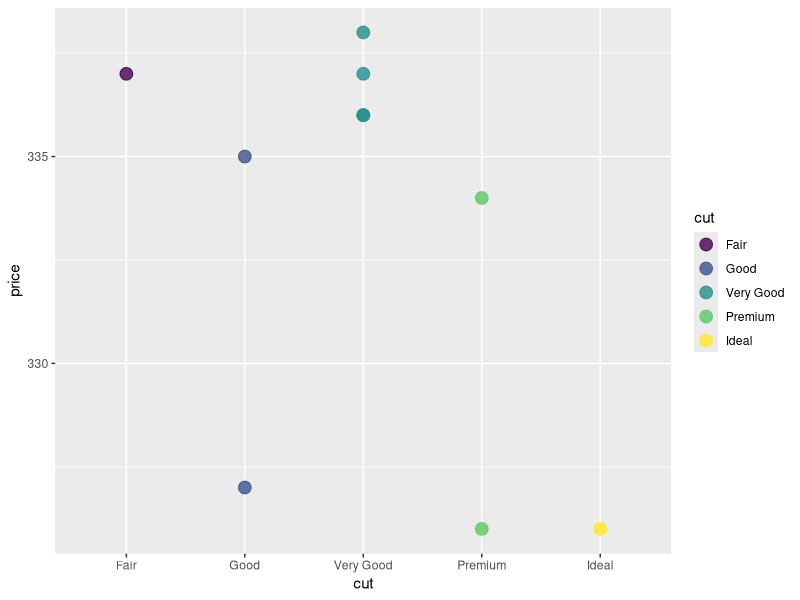
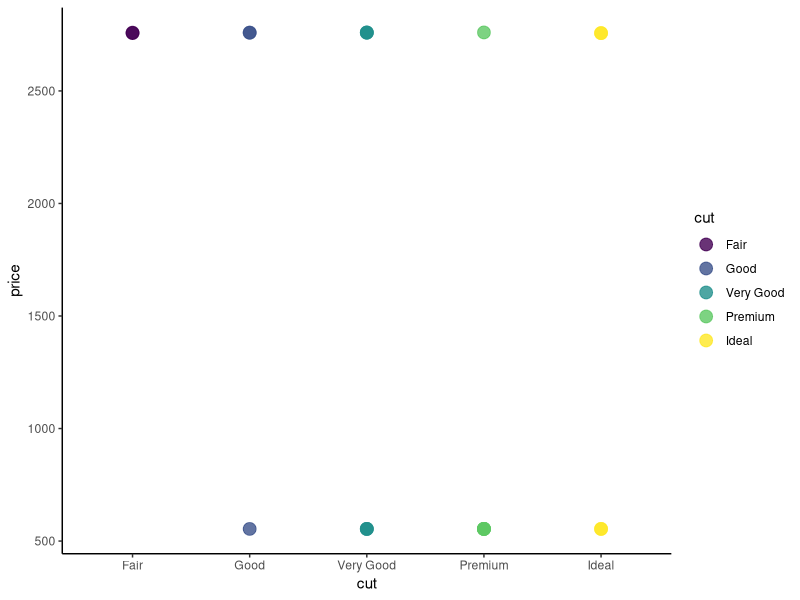
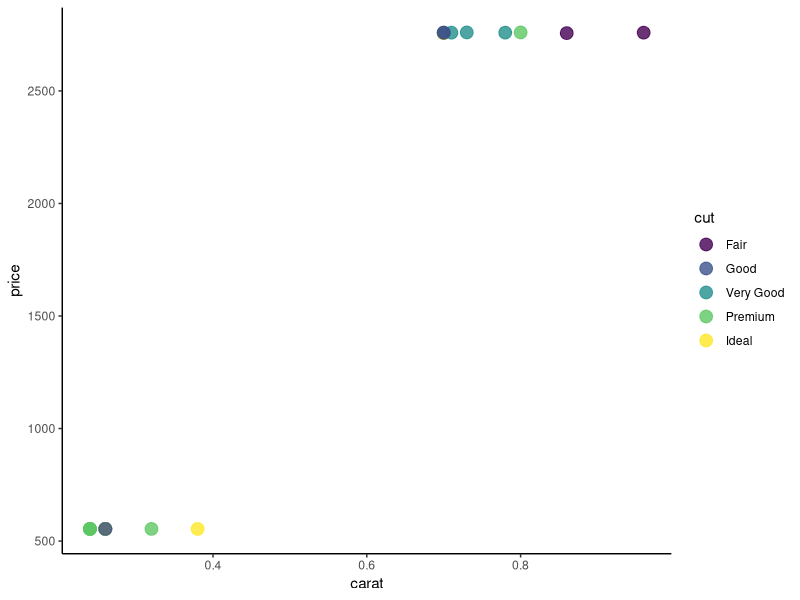
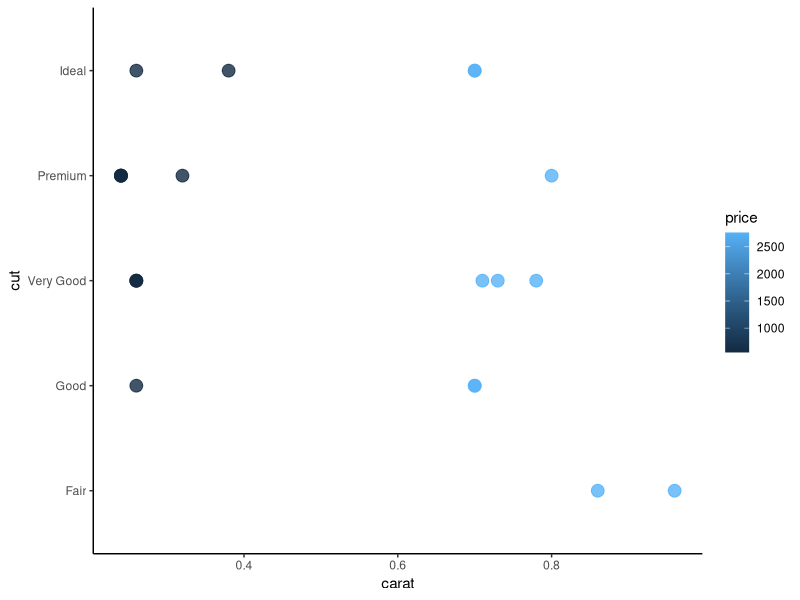

These figures' R source, in order:
## ---- chunk 1

#To read some pieces of code that other people have already written, we can borrow those codebooks from the R library. 

#Here, we borrow some instructions for making plots, which also includes the sample dataset called 'diamonds', by calling up the code using the 'library' function:  
install.packages("ggplot2")
# I had to install everytime i opened the codespace otherwise it couldn't find any of the functions?
library(ggplot2)

#This is like checking out a codebook from the library - you get to keep it at hand as long as you're working in this space.

#The 'head' command in bash has the same name in R, but it is a function too: 
head(diamonds)

#To change the number of rows displayed, it looks like this: 
head(diamonds, n=10)

#We also talked about how the function nrow() works just like the bash command (word count) that tells us how many lines are in a file: wc -l
nrow(diamonds)
## ---- chunk 2

#This is an example of some student code where they were looking for all the "Good" diamonds: pretty close! 
diamonds[grep("Good",diamonds)]

#Putting results in a variable is good practice if we want to us them later. 

# Use the '<-' combined symbol to "stuff" your code result from the right side into the variable on the left side. You can name the variable whatever you want! We named it 'stud' here: 
stud <- diamonds[grep("Good",diamonds)]

#Let us make a few modifications. 
#First, let's specify that we are looking in rows with a comma after the grep command
#Then let's grep for the pattern in the "cut" column only. 

#To use column information inside the function, we can use SYNTAX like this:
#diamonds$cut. That calls the column "by its name". 

stud2 <- diamonds[grep("Good",diamonds$cut),]
stud2

#Here is a student example of "subsetting" a dataset. 
#This can be a good idea to figure out how the commands work by using smaller datasets.
diamonds[1:10, c("cut","price")] -> dia
dia

#The student code works, but the more typical way to write this is in R is to put the variable name first and the instructions second: 

dia2 <- diamonds[1:10, c("cut", "price")]
dia2


#Much like the 'MATCH' function in excel, the grep function in R returns the index of the matches. 
#Consider this grep function, which searches for the word 'Premium' in the dataframe 'dia2'. Where does it say the matches are? 
matches <- grep("Premium", dia2$cut)
# grep("Premium",dia2$cut) prints:
# [1] 2 4 because "Premium" is found in the second and fourth rows of dia2$cut
matches
# stores the above. matches prints [1] 2 4

#You should see all of the row numbers returned. So how do we get the information in the rows returned, instead of just which rows have a match? 

#We might try to just use the returned indexes to grab rows: 
dia2[matches,]
# prints a tibble of rows 2 and 4 from dia2
# A tibble: 2 × 2
#  cut     price
#  <ord>   <int>
# 1 Premium   326
# 2 Premium   334

#That works! 

#You could also try using the combine function we saw earlier, because we got more than one row number back: 
dia2[c(matches),]
# prints the same tibble as above

#That works too!

#Finally, let's see if we can stuff the function inside the dataframe to select the right rows, alll in one line of code: 
dia2[grep("Premium", dia2$cut), ]
# prints the same tibble Again

#I hope you can see that there are LOTS of ways to do things 'right', not just LOTS of ways to get it a little wrong. 

#Another version of grep that students have tried is 'grepl', which returns something called a boolean. 

#Booleans are either 'TRUE' or 'FALSE' for each of the data items surveyed. 

#This could be useful, let's save that list of values in a variable and try some of the same steps as above. 

stud3 <- grepl("Premium", dia2$cut)
stud3
# prints 
# [1] FALSE  TRUE FALSE  TRUE FALSE FALSE FALSE FALSE FALSE FALSE
dia2[stud3,]
# prints the 2x2 tibble, ie rows of dia2 that are true according to the index created by grepl


#Ah! Both booleans from grepl and indexes from grep work!

#Now, I told you the fun part was plotting. How do we? Try this code: 

ggplot(data = dia, aes(x = cut, y = price, color = cut)) +
  geom_point(alpha = 0.8, size =4)

#You'll notice we need to call out plotting function ggplot(). 

#The function needs a dataset (dia), and the variables to use get packaged into the 'aes()' function (aes = aesthetics; how modern!).

#The handy part of ggplot is that we can add-on instructions with extra functions using the '+' sign - kinda like buying upgrades, but free! 

#Here, we add-on upgrades to our datapoints using the function 'geom_point()' and give it a new color opacity using 'alpha' and a new point size using 'size'. Try to change some values and see what happens!  

#For the TASKS, I've created a subset of diamonds called diatask with this command: 

diatask <- diamonds[80:100, c(2,7)]
# creates a df by pulling rows 80:100 and colums 2 (cut) and 7 (price)
#print(diatask, n = 20) 

## ---- chunk 3
head(diatask)

# cut (variable 2) aka diatask$cut
# price (variable 7) aka diatask$price
## ---- chunk 4
nrow(diatask)
# [1] 21
head(diatask)
head(diatask,n=nrow(diatask))
# ?? why do you want me to use head? head seems to max out at 10 rows?
print(diatask,n=21)
?head
## ---- chunk 5
diatask[diatask$price<=750,]
# prints an 11x2 tibble. all prices == 554
## ---- chunk 6
?rbind
sparkles <- diamonds[grep(c("Premium","Ideal"),diamonds$cut),]
head(sparkles)
nrow(sparkles)
# nrow = 13791
## ---- chunk 7
diatask

ggplot(diatask, aes(x=cut, y=price, color=cut)) +
geom_point(alpha=0.8,size=4) +
theme_classic()
## ---- chunk 8
# I default to theme_classic() which removes the background, gridlnes, and gives the x and y axes solid black lines. theme_void() removes the above plus axis lines. theme_minimal() removes the background and axis lines but keeps gridlines
## ---- chunk 9
head(diamonds,n=1)
# carat is col 1

diasize <- diamonds[80:100,c(1,2,7)]
print(diasize,n=nrow(diasize))
## ---- chunk 10
ggplot(diasize,aes(x=carat,y=price,color=cut)) + geom_point(alpha=0.8,size=4) + theme_classic()
## ---- chunk 11
## Write your answer as a comment here

# diatask: cut is ordinal data and is thus not well suited to a scatter plot which is designed to plot num x num

# diasize: there's only two price values, so it lumps them together. I think this one is better than the previous though.
## ---- chunk 12
ggplot(diasize,aes(x=carat,y=cut,color=price)) + geom_point(alpha=0.8,size=4) + theme_classic()

# this more clearly shows higher carat diamonds tend to be more valuable regardless of cut
